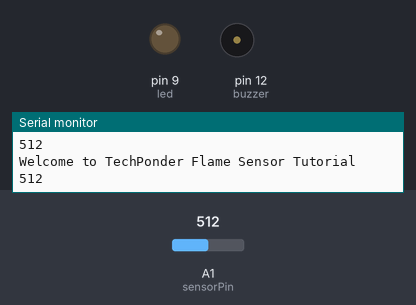
Recording of a sketch running on a simulated Arduino Uno, built with avr-gcc and run on an emulated ATmega328P. On the bench: output pins drawn as LEDs (lit = HIGH), buzzer (waves = sounding, pin HIGH), the last lines printed to the serial monitor. Dashed ring = blinking. Inputs (shaded band) come from the test bench; at power-on: A1 (sensorPin) = 512.

Above: at 1.3 s.
1.4 s: A1 (sensorPin) set to 110
2.9 s: A1 (sensorPin) set to 91
At 3.5 s:
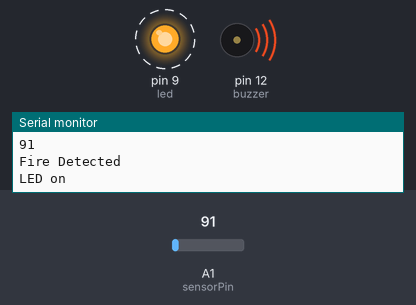
6.0 s: A1 (sensorPin) set to 306
At 7.0 s:
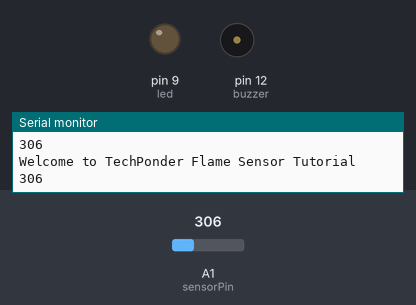
7.6 s: A1 (sensorPin) set to 90
At 8.2 s:
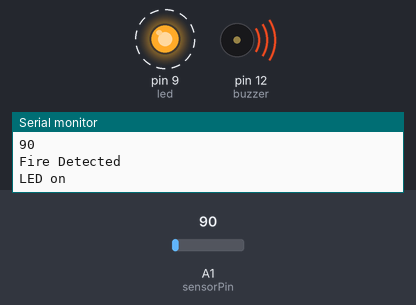
Timing chart, 0 to 11.7 s (numbered marks = the images above; inputs shaded):
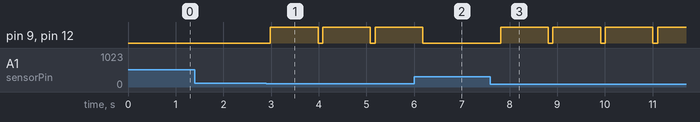

The sketch:

fire_detection_working.ino
```cpp
#include<SoftwareSerial.h>

int sensorPin = A1; // select the input pin for the LDR

int sensorValue = 0; // variable to store the value coming from the sensor

int led = 9; // Output pin for LED

int buzzer = 12; // Output pin for Buzzer

void setup() {

// declare the ledPin and buzzer as an OUTPUT:

pinMode(led, OUTPUT);

pinMode(buzzer,OUTPUT);

Serial.begin(9600);

}

void loop()

{

Serial.println("Welcome to TechPonder Flame Sensor Tutorial");

sensorValue = analogRead(sensorPin);

Serial.println(sensorValue);

if (sensorValue < 100)

{

Serial.println("Fire Detected");

Serial.println("LED on");

digitalWrite(led,HIGH);

digitalWrite(buzzer,HIGH);

delay(1000);

}

digitalWrite(led,LOW);

digitalWrite(buzzer,LOW);

delay(sensorValue);

}
```

Measured:
- the behaviour switches between 100 and 99 on A1 (sensorPin) (found by bisection; images 0 and 1)
- after the input at 2.9 s, pin 9 (led), pin 12 (buzzer): alternates HIGH for 1.0 s and LOW for 0.10 s, starting after 0.08 s
- after the input at 6.0 s, pin 9 (led), pin 12 (buzzer): goes on until 6.2 s, then stays LOW
- after the input at 7.6 s, pin 9 (led), pin 12 (buzzer): alternates HIGH for 1.0 s and LOW for 0.10 s, starting after 0.21 s
